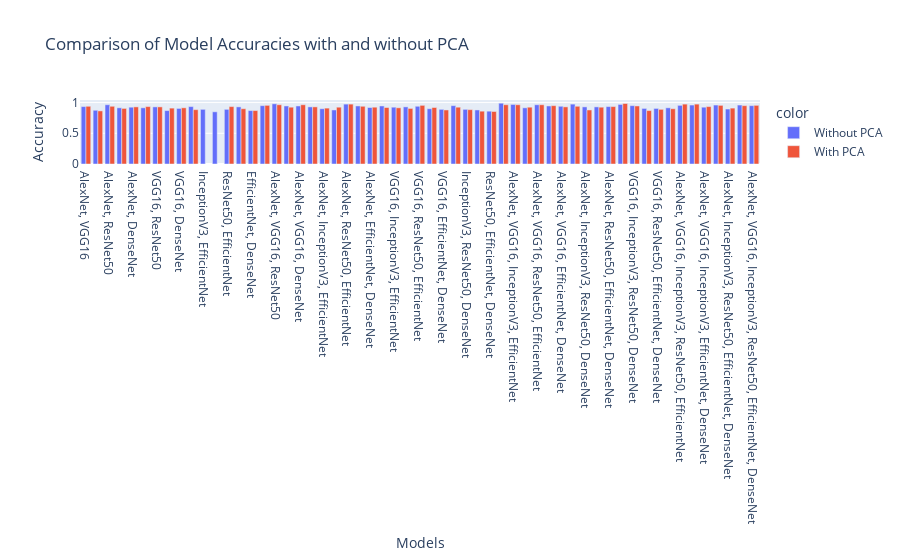

Notebook cell for this chart:
### Code cell
import plotly.express as px

# Accuracy values without PCA
accuracy_without_pca = [accuracy for _, accuracy in accurate_combinations_without_pca]

# Accuracy values with PCA
accuracy_with_pca = [accuracy for _, accuracy in accurate_combinations_with_pca]

# Models
model_names_without_pca = [", ".join(combination) for combination, _ in accurate_combinations_without_pca]
model_names_with_pca = [", ".join(combination) for combination, _ in accurate_combinations_with_pca]

# Create a grouped bar chart
fig = px.bar(x=model_names_without_pca + model_names_with_pca,
             y=accuracy_without_pca + accuracy_with_pca,
             color=['Without PCA'] * len(model_names_without_pca) + ['With PCA'] * len(model_names_with_pca),
             barmode='group',
             labels={'y': 'Accuracy', 'x': 'Models'},
             title='Comparison of Model Accuracies with and without PCA')

# Show the plot
fig.show()

### Figure 1 — Plotly figure (JSON) as saved in the notebook; plotly's stock layout.template omitted (floating-point values rounded to 4 significant figures)
{"data": [{"alignmentgroup": "True", "hovertemplate": "color=Without PCA<br>Models=%{x}<br>Accuracy=%{y}<extra></extra>", "legendgroup": "Without PCA", "marker": {"color": "#636efa", "pattern": {"shape": ""}}, "name": "Without PCA", "offsetgroup": "Without PCA", "orientation": "v", "showlegend": true, "textposition": "auto", "type": "bar", "x": ["AlexNet, VGG16", "AlexNet, InceptionV3", "AlexNet, ResNet50", "AlexNet, EfficientNet", "AlexNet, DenseNet", "VGG16, InceptionV3", "VGG16, ResNet50", "VGG16, EfficientNet", "VGG16, DenseNet", "InceptionV3, ResNet50", "InceptionV3, EfficientNet", "InceptionV3, DenseNet", "ResNet50, EfficientNet", "ResNet50, DenseNet", "EfficientNet, DenseNet", "AlexNet, VGG16, InceptionV3", "AlexNet, VGG16, ResNet50", "AlexNet, VGG16, EfficientNet", "AlexNet, VGG16, DenseNet", "AlexNet, InceptionV3, ResNet50", "AlexNet, InceptionV3, EfficientNet", "AlexNet, InceptionV3, DenseNet", "AlexNet, ResNet50, EfficientNet", "AlexNet, ResNet50, DenseNet", "AlexNet, EfficientNet, DenseNet", "VGG16, InceptionV3, ResNet50", "VGG16, InceptionV3, EfficientNet", "VGG16, InceptionV3, DenseNet", "VGG16, ResNet50, EfficientNet", "VGG16, ResNet50, DenseNet", "VGG16, EfficientNet, DenseNet", "InceptionV3, ResNet50, EfficientNet", "InceptionV3, ResNet50, DenseNet", "InceptionV3, EfficientNet, DenseNet", "ResNet50, EfficientNet, DenseNet", "AlexNet, VGG16, InceptionV3, ResNet50", "AlexNet, VGG16, InceptionV3, EfficientNet", "AlexNet, VGG16, InceptionV3, DenseNet", "AlexNet, VGG16, ResNet50, EfficientNet", "AlexNet, VGG16, ResNet50, DenseNet", "AlexNet, VGG16, EfficientNet, DenseNet", "AlexNet, InceptionV3, ResNet50, EfficientNet", "AlexNet, InceptionV3, ResNet50, DenseNet", "AlexNet, InceptionV3, EfficientNet, DenseNet", "AlexNet, ResNet50, EfficientNet, DenseNet", "VGG16, InceptionV3, ResNet50, EfficientNet", "VGG16, InceptionV3, ResNet50, DenseNet", "VGG16, InceptionV3, EfficientNet, DenseNet", "VGG16, ResNet50, EfficientNet, DenseNet", "InceptionV3, ResNet50, EfficientNet, DenseNet", "AlexNet, VGG16, InceptionV3, ResNet50, EfficientNet", "AlexNet, VGG16, InceptionV3, ResNet50, DenseNet", "AlexNet, VGG16, InceptionV3, EfficientNet, DenseNet", "AlexNet, VGG16, ResNet50, EfficientNet, DenseNet", "AlexNet, InceptionV3, ResNet50, EfficientNet, DenseNet", "VGG16, InceptionV3, ResNet50, EfficientNet, DenseNet", "AlexNet, VGG16, InceptionV3, ResNet50, EfficientNet, DenseNet"], "xaxis": "x", "y": [0.935, 0.875, 0.965, 0.915, 0.925, 0.915, 0.93, 0.87, 0.905, 0.935, 0.89, 0.85, 0.89, 0.93, 0.87, 0.95, 0.98, 0.945, 0.945, 0.93, 0.9, 0.88, 0.975, 0.945, 0.92, 0.945, 0.925, 0.93, 0.94, 0.9, 0.89, 0.95, 0.89, 0.88, 0.86, 0.99, 0.97, 0.915, 0.965, 0.945, 0.94, 0.975, 0.93, 0.93, 0.935, 0.97, 0.95, 0.905, 0.905, 0.915, 0.955, 0.96, 0.925, 0.96, 0.895, 0.96, 0.95], "yaxis": "y"}, {"alignmentgroup": "True", "hovertemplate": "color=With PCA<br>Models=%{x}<br>Accuracy=%{y}<extra></extra>", "legendgroup": "With PCA", "marker": {"color": "#EF553B", "pattern": {"shape": ""}}, "name": "With PCA", "offsetgroup": "With PCA", "orientation": "v", "showlegend": true, "textposition": "auto", "type": "bar", "x": ["AlexNet, VGG16", "AlexNet, InceptionV3", "AlexNet, ResNet50", "AlexNet, EfficientNet", "AlexNet, DenseNet", "VGG16, InceptionV3", "VGG16, ResNet50", "VGG16, EfficientNet", "VGG16, DenseNet", "InceptionV3, ResNet50", "ResNet50, EfficientNet", "ResNet50, DenseNet", "EfficientNet, DenseNet", "AlexNet, VGG16, InceptionV3", "AlexNet, VGG16, ResNet50", "AlexNet, VGG16, EfficientNet", "AlexNet, VGG16, DenseNet", "AlexNet, InceptionV3, ResNet50", "AlexNet, InceptionV3, EfficientNet", "AlexNet, InceptionV3, DenseNet", "AlexNet, ResNet50, EfficientNet", "AlexNet, ResNet50, DenseNet", "AlexNet, EfficientNet, DenseNet", "VGG16, InceptionV3, ResNet50", "VGG16, InceptionV3, EfficientNet", "VGG16, InceptionV3, DenseNet", "VGG16, ResNet50, EfficientNet", "VGG16, ResNet50, DenseNet", "VGG16, EfficientNet, DenseNet", "InceptionV3, ResNet50, EfficientNet", "InceptionV3, ResNet50, DenseNet", "InceptionV3, EfficientNet, DenseNet", "ResNet50, EfficientNet, DenseNet", "AlexNet, VGG16, InceptionV3, ResNet50", "AlexNet, VGG16, InceptionV3, EfficientNet", "AlexNet, VGG16, InceptionV3, DenseNet", "AlexNet, VGG16, ResNet50, EfficientNet", "AlexNet, VGG16, ResNet50, DenseNet", "AlexNet, VGG16, EfficientNet, DenseNet", "AlexNet, InceptionV3, ResNet50, EfficientNet", "AlexNet, InceptionV3, ResNet50, DenseNet", "AlexNet, InceptionV3, EfficientNet, DenseNet", "AlexNet, ResNet50, EfficientNet, DenseNet", "VGG16, InceptionV3, ResNet50, EfficientNet", "VGG16, InceptionV3, ResNet50, DenseNet", "VGG16, InceptionV3, EfficientNet, DenseNet", "VGG16, ResNet50, EfficientNet, DenseNet", "InceptionV3, ResNet50, EfficientNet, DenseNet", "AlexNet, VGG16, InceptionV3, ResNet50, EfficientNet", "AlexNet, VGG16, InceptionV3, ResNet50, DenseNet", "AlexNet, VGG16, InceptionV3, EfficientNet, DenseNet", "AlexNet, VGG16, ResNet50, EfficientNet, DenseNet", "AlexNet, InceptionV3, ResNet50, EfficientNet, DenseNet", "VGG16, InceptionV3, ResNet50, EfficientNet, DenseNet", "AlexNet, VGG16, InceptionV3, ResNet50, EfficientNet, DenseNet"], "xaxis": "x", "y": [0.94, 0.865, 0.94, 0.905, 0.93, 0.935, 0.93, 0.91, 0.915, 0.885, 0.935, 0.9, 0.87, 0.955, 0.965, 0.925, 0.965, 0.93, 0.91, 0.925, 0.975, 0.94, 0.925, 0.92, 0.915, 0.905, 0.955, 0.92, 0.88, 0.925, 0.885, 0.86, 0.855, 0.965, 0.965, 0.925, 0.965, 0.95, 0.93, 0.94, 0.88, 0.925, 0.935, 0.985, 0.945, 0.87, 0.89, 0.9, 0.975, 0.975, 0.935, 0.955, 0.91, 0.95, 0.955], "yaxis": "y"}], "layout": {"barmode": "group", "legend": {"title": {"text": "color"}, "tracegroupgap": 0}, "title": {"text": "Comparison of Model Accuracies with and without PCA"}, "xaxis": {"anchor": "y", "domain": [0, 1], "title": {"text": "Models"}}, "yaxis": {"anchor": "x", "domain": [0, 1], "title": {"text": "Accuracy"}}}}
